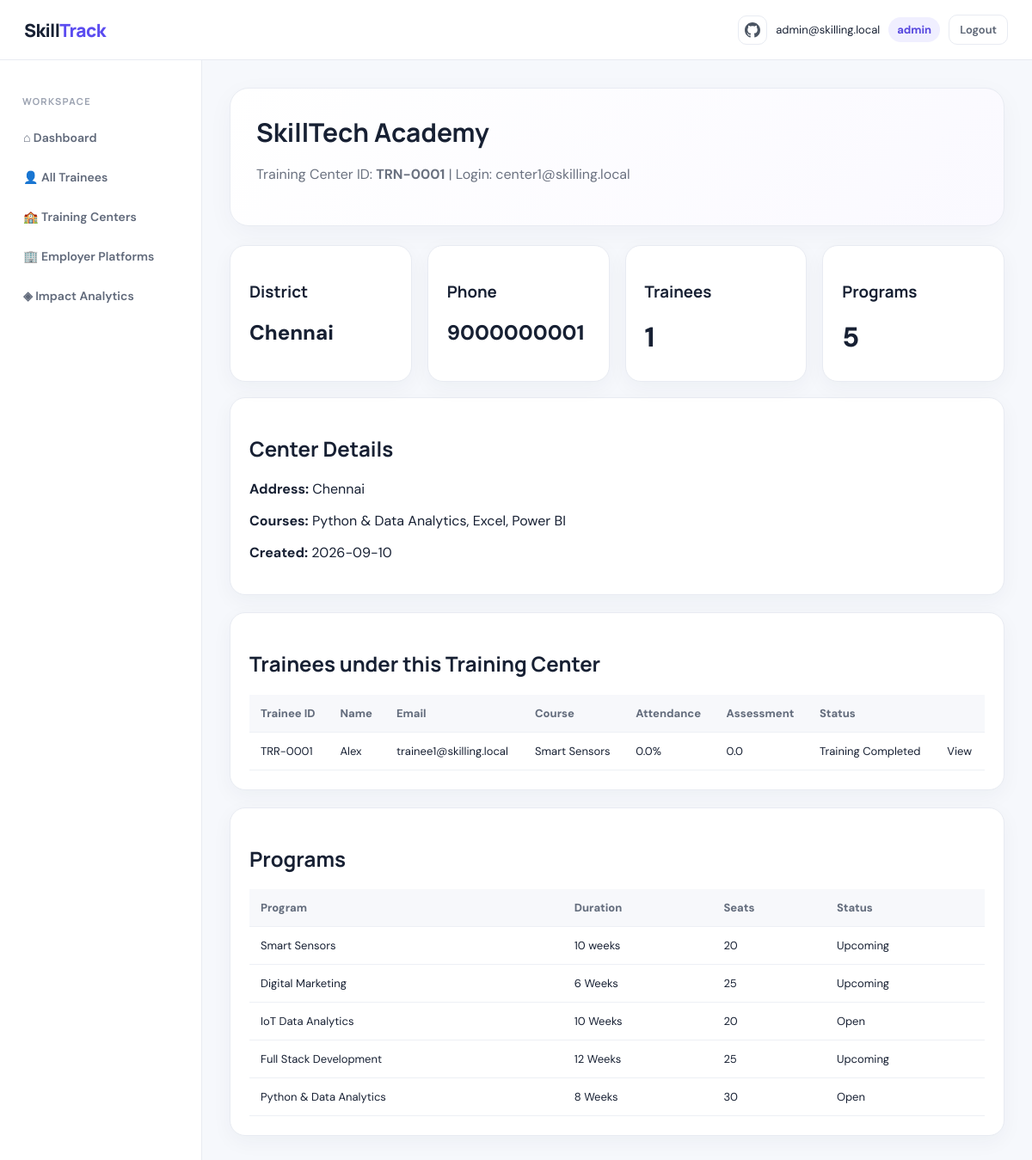
Page /admin/training-center/1 (signed in) on the committed database.
### tables this page shows
CREATE TABLE training_centers (
            id INTEGER PRIMARY KEY AUTOINCREMENT,
            center_code TEXT UNIQUE,
            center_name TEXT NOT NULL,
            email TEXT UNIQUE NOT NULL,
            phone TEXT,
            address TEXT,
            district TEXT,
            courses TEXT,
            created_at TEXT
        );

CREATE TABLE users (
            id INTEGER PRIMARY KEY AUTOINCREMENT,
            email TEXT UNIQUE NOT NULL,
            password TEXT NOT NULL,
            role TEXT NOT NULL,
            trainee_id INTEGER,
            employer_id INTEGER,
            training_center_id INTEGER,
            created_at TEXT,
            FOREIGN KEY (trainee_id) REFERENCES trainees(id),
            FOREIGN KEY (employer_id) REFERENCES employers(id),
            FOREIGN KEY (training_center_id) REFERENCES training_centers(id)
        );

CREATE TABLE trainees (
            id INTEGER PRIMARY KEY AUTOINCREMENT,
            trainee_code TEXT UNIQUE,
            name TEXT NOT NULL,
            email TEXT UNIQUE NOT NULL,
            phone TEXT,
            district TEXT,
            education TEXT,
            course TEXT,
            skills TEXT DEFAULT '',
            training_center_id INTEGER,
            provider TEXT,
            attendance REAL DEFAULT 0,
            assessment REAL DEFAULT 0,
            certification TEXT DEFAULT 'Not Certified',
            status TEXT DEFAULT 'Training Completed',
            created_at TEXT,
            FOREIGN KEY(training_center_id) REFERENCES training_centers(id)
        );

CREATE TABLE training_programs (
            id INTEGER PRIMARY KEY AUTOINCREMENT,
            training_center_id INTEGER,
            name TEXT NOT NULL,
            provider TEXT,
            duration TEXT,
            seats INTEGER DEFAULT 0,
            skills TEXT,
            eligibility TEXT,
            start_date TEXT,
            status TEXT DEFAULT 'Open',
            enrolled INTEGER DEFAULT 0,
            created_at TEXT,
            FOREIGN KEY(training_center_id) REFERENCES training_centers(id)
        );

### app.py (the view)
@app.route("/admin/training-center/<int:center_id>")
@login_required("admin")
def training_center_details(center_id):
    conn = get_db()
    center = conn.execute("SELECT * FROM training_centers WHERE id=?", (center_id,)).fetchone()
    trainees = conn.execute("""
        SELECT * FROM trainees WHERE training_center_id=? ORDER BY id DESC
    """, (center_id,)).fetchall()
    programs = conn.execute("""
        SELECT * FROM training_programs WHERE training_center_id=? ORDER BY id DESC
    """, (center_id,)).fetchall()
    account = conn.execute("""
        SELECT email FROM users WHERE training_center_id=? LIMIT 1
    """, (center_id,)).fetchone()
    conn.close()
    if not center:
        return "Training center not found", 404
    return render_template("training_center_details.html",
                           center=center, trainees=trainees, programs=programs, account=account)

### app.py (called while the page is built)
def get_db():
    conn = sqlite3.connect(DATABASE)
    conn.row_factory = sqlite3.Row
    return conn

def login_required(role=None):
    def decorator(fn):
        @wraps(fn)
        def wrapper(*args, **kwargs):
            if "user_id" not in session:
                return redirect(url_for("login"))
            if role and session.get("role") != role:
                flash("You do not have access to this page.", "error")
                return redirect(url_for("role_dashboard"))
            return fn(*args, **kwargs)
        return wrapper
    return decorator

@app.context_processor
def inject_user():
    return {
        "current_email": session.get("email", ""),
        "current_role": session.get("role", ""),
        "current_org_code": session.get("org_code", "")
    }

### templates/training_center_details.html
{% extends "base.html" %}{% block content %}
<div class="hero"><h1>{{center.center_name}}</h1><p class="muted">Training Center ID: <strong>{{center.center_code}}</strong> | Login: {{account.email if account else center.email}}</p></div>
<div class="grid">
<div class="card"><h3>District</h3><div class="stat smallstat">{{center.district}}</div></div>
<div class="card"><h3>Phone</h3><div class="stat smallstat">{{center.phone}}</div></div>
<div class="card"><h3>Trainees</h3><div class="stat">{{trainees|length}}</div></div>
<div class="card"><h3>Programs</h3><div class="stat">{{programs|length}}</div></div>
</div>
<div class="panel"><h2>Center Details</h2><p><b>Address:</b> {{center.address}}</p><p><b>Courses:</b> {{center.courses}}</p><p><b>Created:</b> {{center.created_at}}</p></div>
<div class="panel section"><h2>Trainees under this Training Center</h2>
<table class="table"><tr><th>Trainee ID</th><th>Name</th><th>Email</th><th>Course</th><th>Attendance</th><th>Assessment</th><th>Status</th><th></th></tr>
{% for t in trainees %}<tr><td>{{t.trainee_code}}</td><td>{{t.name}}</td><td>{{t.email}}</td><td>{{t.course}}</td><td>{{t.attendance}}%</td><td>{{t.assessment}}</td><td>{{t.status}}</td><td><a href="{{url_for('trainee_details',trainee_id=t.id)}}">View</a></td></tr>{% endfor %}
</table></div>
<div class="panel section"><h2>Programs</h2><table class="table"><tr><th>Program</th><th>Duration</th><th>Seats</th><th>Status</th></tr>
{% for p in programs %}<tr><td>{{p.name}}</td><td>{{p.duration}}</td><td>{{p.seats}}</td><td>{{p.status}}</td></tr>{% endfor %}
</table></div>
{% endblock %}

### templates/base.html (shortened to what this page needs)
<!doctype html><html><head><link rel="stylesheet" href="{{ url_for('static',filename='style.css') }}"></head><body>
<header class="top"><a class="brand" href="{{url_for('home')}}">Skill<span>Track</span></a><div class="user"><a class="github-icon-btn" href="https://srilekha1929.github.io/Skilling/" target="_blank" rel="noopener noreferrer" aria-label="View SkillTrack on GitHub" title="View on GitHub"></a><span>{{ current_email }}</span><span class="role">{{ current_role }}</span><a class="logout" href="{{ url_for('logout') }}">Logout</a></div></header>
<div class="layout"><aside class="side"><h4>Workspace</h4>{% if current_role=='admin' %}<a href="{{url_for('admin_dashboard')}}">⌂ Dashboard</a><a href="{{url_for('trainees')}}">👤 All Trainees</a><a href="{{url_for('training_centers')}}">🏫 Training Centers</a><a href="{{url_for('admin_employers')}}">🏢 Employer Platforms</a><a href="{{url_for('analytics')}}">◈ Impact Analytics</a>{% elif current_role=='trainee' %}<a href="{{url_for('trainee_dashboard')}}">⌂ My Dashboard</a>{% elif current_role=='employer' %}<a href="{{url_for('employer_dashboard')}}">⌂ Employer Platform</a>{% elif current_role=='training' %}<a href="{{url_for('training_dashboard')}}">⌂ Training Center</a><a href="{{url_for('trainees')}}">👤 My Trainees</a>{% endif %}</aside>
<main class="main">{% block content %}{% endblock %}</main></div></body></html>

### static/style.css (style rules this page uses)
:root { --ink:#172033;--muted:#6b7280;--line:#e8ebf2;--bg:#f6f8fc;--card:#fff;--primary:#5b4cf0;--primary2:#7c6ff5;--green:#16a36a;--orange:#f59e0b;--red:#e45454;--shadow:0 14px 40px rgba(30,35,70,.08) }
* { box-sizing:border-box }
html { scroll-behavior:smooth }
body { margin:0;font-family:'DM Sans',Arial,sans-serif;background:var(--bg);color:var(--ink) }
h1,h2,h3,h4 { font-family:Manrope,Arial,sans-serif }
a { text-decoration:none;color:inherit }
.muted { color:var(--muted) }
.brand { font-family:Manrope,sans-serif;font-weight:800;font-size:21px;letter-spacing:-.6px }
.brand span { color:var(--primary) }
.github-icon-btn { display:inline-flex;align-items:center;justify-content:center;width:34px;height:34px;border-radius:10px;color:#4b5563;border:1px solid var(--line);background:#fff;transition:background .15s,color .15s }
.top { height:70px;background:#fff;border-bottom:1px solid var(--line);display:flex;align-items:center;justify-content:space-between;padding:0 28px;position:sticky;top:0;z-index:15 }
.top .user { display:flex;align-items:center;gap:10px;font-size:13px }
.role { padding:6px 10px;border-radius:20px;background:#f0efff;color:#5647df;font-weight:700 }
.logout { padding:8px 12px;border:1px solid var(--line);border-radius:10px;color:#5b6474;font-weight:600 }
.layout { display:grid;grid-template-columns:235px 1fr;min-height:calc(100vh - 70px) }
.side { background:#fff;border-right:1px solid var(--line);padding:25px 14px }
.side h4 { padding:0 12px;color:#9aa1b0;font-size:11px;text-transform:uppercase;letter-spacing:1.3px }
.side a { display:block;padding:12px 13px;margin:4px 0;border-radius:11px;color:#60697a;font-weight:600;font-size:14px }
.main { padding:32px;max-width:1500px;width:100% }
.hero { background:linear-gradient(135deg,#fff,#faf9ff);border:1px solid var(--line);padding:30px;border-radius:22px;box-shadow:0 8px 30px rgba(30,35,70,.04);margin-bottom:22px }
.hero h1 { font-size:30px;margin:0 0 8px }
.hero p { line-height:1.6 }
.grid { display:grid;grid-template-columns:repeat(auto-fit,minmax(210px,1fr));gap:18px }
.card,.panel { background:var(--card);border:1px solid var(--line);border-radius:18px;padding:22px;box-shadow:0 7px 25px rgba(30,35,70,.045);margin-bottom:18px }
.stat { font-size:32px;font-weight:800;margin:8px 0;color:var(--ink) }
.smallstat { font-size:24px }
.section { margin-top:20px }
.table,.table-wrapper { width:100%;overflow:auto }
table { width:100%;border-collapse:collapse;background:#fff;border-radius:12px;overflow:hidden }
th,td { padding:13px;text-align:left;border-bottom:1px solid #edf0f5;font-size:13px }
th { background:#f7f8fb;color:#646d7d;font-weight:800 }

### rows in the picture
training_centers: center_name "SkillTech Academy", center_code "TRN-0001", district "Chennai", phone "9000000001", address "Chennai", courses "Python & Data Analytics, Excel, Power BI", created_at "2026-09-10"
users: email "center1@skilling.local"
trainees: trainee_code "TRR-0001", name "Alex", email "trainee1@skilling.local", course "Smart Sensors", attendance "0.0", assessment "0.0", status "Training Completed"
training_programs: name "Smart Sensors", duration "10 weeks", seats "20", status "Upcoming"
training_programs: name "Digital Marketing", duration "6 Weeks", seats "25", status "Upcoming"
training_programs: name "IoT Data Analytics", duration "10 Weeks", seats "20", status "Open"
training_programs: name "Full Stack Development", duration "12 Weeks", seats "25", status "Upcoming"
training_programs: name "Python & Data Analytics", duration "8 Weeks", seats "30", status "Open"

### other values in the picture
{{ current_email }} "admin@skilling.local"
{{ current_role }} "admin"
{{ trainees|length }} "1"
{{ programs|length }} "5"
